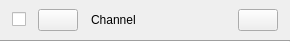
<?xml version="1.0" encoding="UTF-8"?>
<ui version="4.0">
 <class>Channel</class>
 <widget class="QWidget" name="Channel">
  <property name="geometry">
   <rect>
    <x>0</x>
    <y>0</y>
    <width>290</width>
    <height>42</height>
   </rect>
  </property>
  <property name="sizePolicy">
   <sizepolicy hsizetype="Maximum" vsizetype="Maximum">
    <horstretch>0</horstretch>
    <verstretch>0</verstretch>
   </sizepolicy>
  </property>
  <property name="minimumSize">
   <size>
    <width>45</width>
    <height>42</height>
   </size>
  </property>
  <property name="maximumSize">
   <size>
    <width>16777215</width>
    <height>42</height>
   </size>
  </property>
  <property name="windowTitle">
   <string>Form</string>
  </property>
  <property name="styleSheet">
   <string notr="true"/>
  </property>
  <layout class="QVBoxLayout" name="verticalLayout">
   <property name="spacing">
    <number>0</number>
   </property>
   <property name="leftMargin">
    <number>0</number>
   </property>
   <property name="topMargin">
    <number>0</number>
   </property>
   <property name="rightMargin">
    <number>0</number>
   </property>
   <property name="bottomMargin">
    <number>0</number>
   </property>
   <item>
    <widget class="QWidget" name="widget" native="true">
     <property name="sizePolicy">
      <sizepolicy hsizetype="Preferred" vsizetype="Preferred">
       <horstretch>0</horstretch>
       <verstretch>0</verstretch>
      </sizepolicy>
     </property>
     <property name="minimumSize">
      <size>
       <width>0</width>
       <height>40</height>
      </size>
     </property>
     <property name="maximumSize">
      <size>
       <width>16777215</width>
       <height>40</height>
      </size>
     </property>
     <property name="styleSheet">
      <string notr="true"/>
     </property>
     <layout class="QVBoxLayout" name="verticalLayout_2">
      <property name="spacing">
       <number>0</number>
      </property>
      <property name="leftMargin">
       <number>0</number>
      </property>
      <property name="topMargin">
       <number>0</number>
      </property>
      <property name="rightMargin">
       <number>0</number>
      </property>
      <property name="bottomMargin">
       <number>0</number>
      </property>
      <item>
       <layout class="QHBoxLayout" name="horizontalLayout">
        <property name="spacing">
         <number>12</number>
        </property>
        <property name="leftMargin">
         <number>12</number>
        </property>
        <property name="topMargin">
         <number>0</number>
        </property>
        <property name="rightMargin">
         <number>12</number>
        </property>
        <property name="bottomMargin">
         <number>0</number>
        </property>
        <item>
         <widget class="QCheckBox" name="box">
          <property name="enabled">
           <bool>true</bool>
          </property>
         </widget>
        </item>
        <item>
         <widget class="QPushButton" name="toggleChannels">
          <property name="minimumSize">
           <size>
            <width>12</width>
            <height>0</height>
           </size>
          </property>
          <property name="text">
           <string/>
          </property>
          <property name="checkable">
           <bool>true</bool>
          </property>
          <property name="checked">
           <bool>false</bool>
          </property>
         </widget>
        </item>
        <item>
         <widget class="QPushButton" name="name">
          <property name="sizePolicy">
           <sizepolicy hsizetype="Preferred" vsizetype="Fixed">
            <horstretch>0</horstretch>
            <verstretch>0</verstretch>
           </sizepolicy>
          </property>
          <property name="minimumSize">
           <size>
            <width>0</width>
            <height>0</height>
           </size>
          </property>
          <property name="maximumSize">
           <size>
            <width>16777215</width>
            <height>16777215</height>
           </size>
          </property>
          <property name="styleSheet">
           <string notr="true">text-align: left</string>
          </property>
          <property name="text">
           <string>Channel</string>
          </property>
          <property name="checkable">
           <bool>true</bool>
          </property>
          <property name="flat">
           <bool>true</bool>
          </property>
         </widget>
        </item>
        <item>
         <spacer name="horizontalSpacer">
          <property name="orientation">
           <enum>Qt::Horizontal</enum>
          </property>
          <property name="sizeHint" stdset="0">
           <size>
            <width>1</width>
            <height>20</height>
           </size>
          </property>
         </spacer>
        </item>
        <item>
         <widget class="adiscope::CustomPushButton" name="btn">
          <property name="maximumSize">
           <size>
            <width>40</width>
            <height>20</height>
           </size>
          </property>
          <property name="text">
           <string/>
          </property>
          <property name="checkable">
           <bool>true</bool>
          </property>
          <property name="flat">
           <bool>true</bool>
          </property>
         </widget>
        </item>
        <item>
         <widget class="QPushButton" name="delBtn">
          <property name="text">
           <string/>
          </property>
         </widget>
        </item>
       </layout>
      </item>
     </layout>
    </widget>
   </item>
   <item>
    <widget class="Line" name="line">
     <property name="minimumSize">
      <size>
       <width>0</width>
       <height>2</height>
      </size>
     </property>
     <property name="maximumSize">
      <size>
       <width>16777215</width>
       <height>2</height>
      </size>
     </property>
     <property name="styleSheet">
      <string notr="true"/>
     </property>
     <property name="orientation">
      <enum>Qt::Horizontal</enum>
     </property>
     <property name="subsection_line" stdset="0">
      <bool>true</bool>
     </property>
    </widget>
   </item>
  </layout>
 </widget>
 <customwidgets>
  <customwidget>
   <class>adiscope::CustomPushButton</class>
   <extends>QPushButton</extends>
   <header location="global">gui/customPushButton.h</header>
  </customwidget>
 </customwidgets>
 <resources/>
 <connections>
  <connection>
   <sender>box</sender>
   <signal>toggled(bool)</signal>
   <receiver>btn</receiver>
   <slot>setEnabled(bool)</slot>
   <hints>
    <hint type="sourcelabel">
     <x>51</x>
     <y>21</y>
    </hint>
    <hint type="destinationlabel">
     <x>125</x>
     <y>21</y>
    </hint>
   </hints>
  </connection>
 </connections>
</ui>
